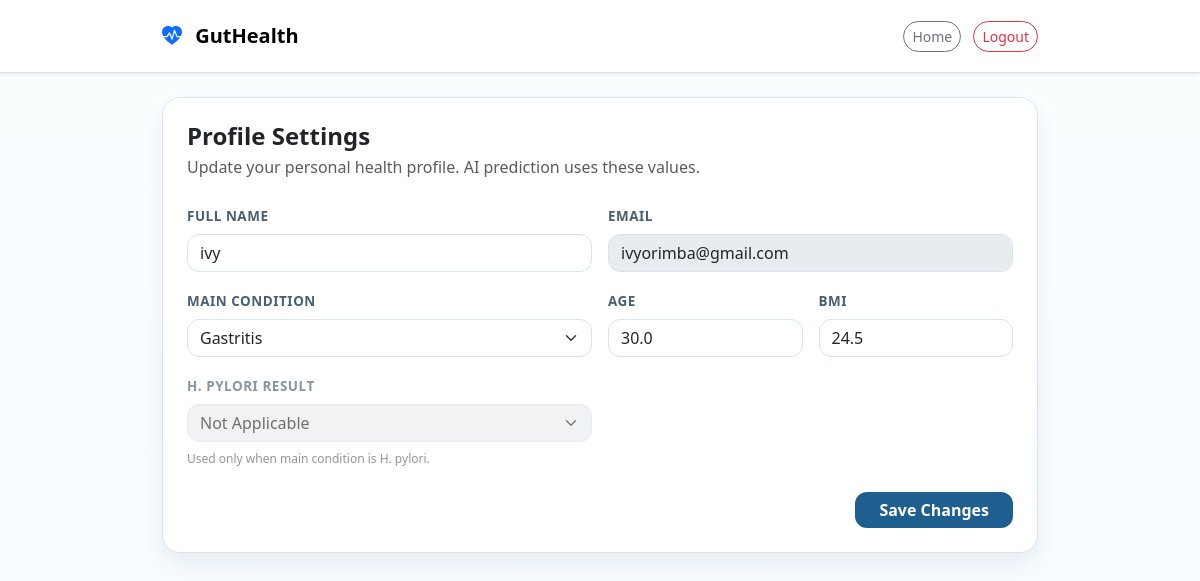
Page /profile (signed in) on the earlier database version.
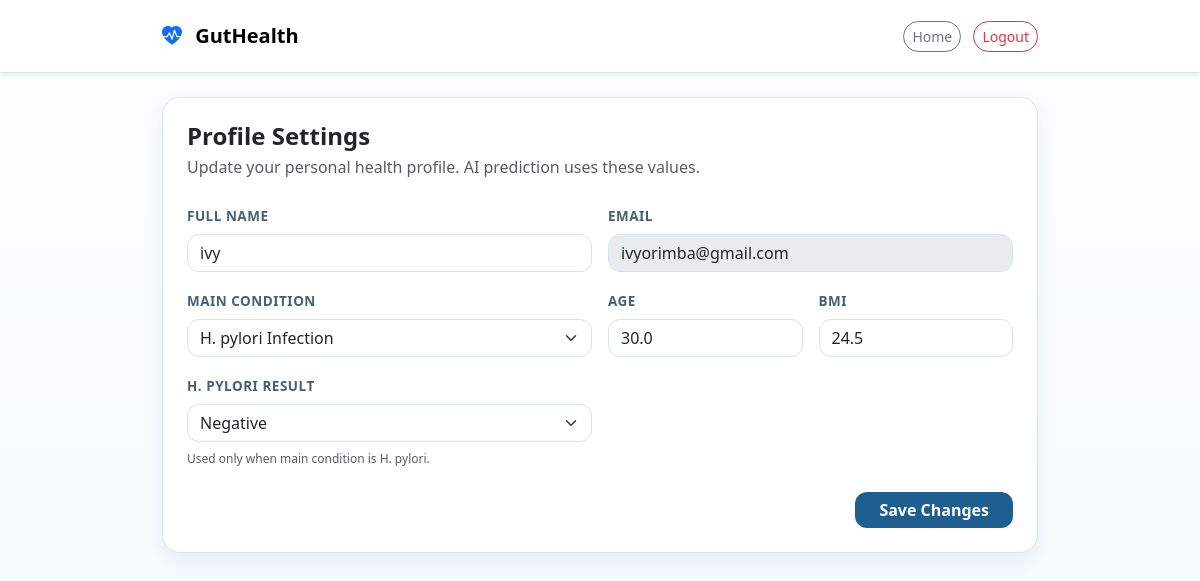
Same page on the later database version.
### tables this page shows
CREATE TABLE users (
            id INTEGER PRIMARY KEY AUTOINCREMENT,
            name TEXT NOT NULL,
            email TEXT UNIQUE NOT NULL,
            password TEXT NOT NULL,
            condition TEXT NOT NULL
        , is_admin INTEGER DEFAULT 0, is_active INTEGER DEFAULT 1, age REAL DEFAULT 30, bmi REAL DEFAULT 24.5, h_pylori_result TEXT DEFAULT 'Negative');

### app.py (the view, shortened to what this page needs)
@app.route("/profile", methods=["GET", "POST"])
def profile():
    if not is_logged_in():
        return redirect(url_for("login"))
    user_id = session["user_id"]
    with get_db() as conn:
        user = conn.execute(
            "SELECT name, email, condition, age, bmi, h_pylori_result FROM users WHERE id = ?",
            (user_id,)
        ).fetchone()
    if not user:
        flash("Profile not found.")
        return redirect(url_for("logout_page"))
    return render_template("profile.html", user=user)

### app.py (called while the page is built)
@contextmanager
def get_db():
    conn = sqlite3.connect(DB_PATH)
    conn.row_factory = sqlite3.Row
    try:
        yield conn
        conn.commit()
    except Exception as e:
        conn.rollback()
        logging.error(f"Database Error: {e}")
        raise
    finally:
        conn.close()

def is_logged_in():
    return "user_id" in session

### templates/profile.html (shortened to what this page needs)
<!DOCTYPE html>
<html lang="en">
<head>
    <link href="https://cdn.jsdelivr.net/npm/bootstrap@5.3.0/dist/css/bootstrap.min.css" rel="stylesheet">
    <link rel="stylesheet" href="https://cdn.jsdelivr.net/npm/bootstrap-icons@1.10.5/font/bootstrap-icons.css">
</head>
<body>
<nav class="navbar navbar-light bg-white border-bottom py-3 mb-4 shadow-sm">
    <div class="container" style="max-width: 900px;">
        <a class="navbar-brand fw-bold" href="{{ url_for('home') }}">
            <i class="bi bi-heart-pulse-fill text-primary me-2"></i> GutHealth
        </a>
        <div>
            <a href="{{ url_for('home') }}" class="btn btn-outline-secondary btn-sm rounded-pill me-2">Home</a>
            <a href="{{ url_for('logout_page') }}" class="btn btn-outline-danger btn-sm rounded-pill">Logout</a>
        </div>
    </div>
</nav>
<div class="container" style="max-width: 900px;">
    <div class="panel p-4">
        <h1 class="h4 fw-bold mb-1">Profile Settings</h1>
        <p class="text-muted mb-4">Update your personal health profile. AI prediction uses these values.</p>
        <form method="POST" action="{{ url_for('profile') }}">
            <div class="row g-3">
                <div class="col-md-6">
                    <label class="form-label">Full Name</label>
                    <input type="text" class="form-control" name="name" value="{{ user.name }}" required>
                </div>
                <div class="col-md-6">
                    <label class="form-label">Email</label>
                    <input type="email" class="form-control" value="{{ user.email }}" disabled>
                </div>
                <div class="col-md-6">
                    <label class="form-label">Main Condition</label>
                    <select name="condition" class="form-select" id="profileCondition">
                        <option value="gastritis" {% if user.condition == 'gastritis' %}selected{% endif %}>Gastritis</option>
                        <option value="hpylori" {% if user.condition == 'hpylori' %}selected{% endif %}>H. pylori Infection</option>
                    </select>
                </div>
                <div class="col-md-3">
                    <label class="form-label">Age</label>
                    <input type="number" name="age" min="1" max="120" step="1" class="form-control" value="{{ user.age }}">
                </div>
                <div class="col-md-3">
                    <label class="form-label">BMI</label>
                    <input type="number" name="bmi" min="10" max="70" step="0.1" class="form-control" value="{{ user.bmi }}">
                </div>
                <div class="col-md-6" id="profileHpyloriGroup">
                    <label class="form-label">H. pylori Result</label>
                    <select name="h_pylori_result" class="form-select" id="profileHpyloriResult">
                        <option value="Negative" {% if user.h_pylori_result == 'Negative' %}selected{% endif %}>Negative</option>
                        <option value="Not Applicable" {% if user.h_pylori_result == 'Not Applicable' %}selected{% endif %}>Not Applicable</option>
                    </select>
                    <div class="form-text mt-2" style="font-size: 0.75rem;">Used only when main condition is H. pylori.</div>
                </div>
            </div>
            <div class="mt-4 d-flex justify-content-end">
                <button type="submit" class="btn btn-primary btn-save px-4">Save Changes</button>
            </div>
        </form>
    </div>
</div>
</body>
</html>

Differences in the rows shown:
changed users "ivy": condition "Gastritis" → "H. pylori Infection"; h_pylori_result (not shown) → "Negative"
Other differences:
form field h_pylori_result: "Not Applicable" → (not shown)
